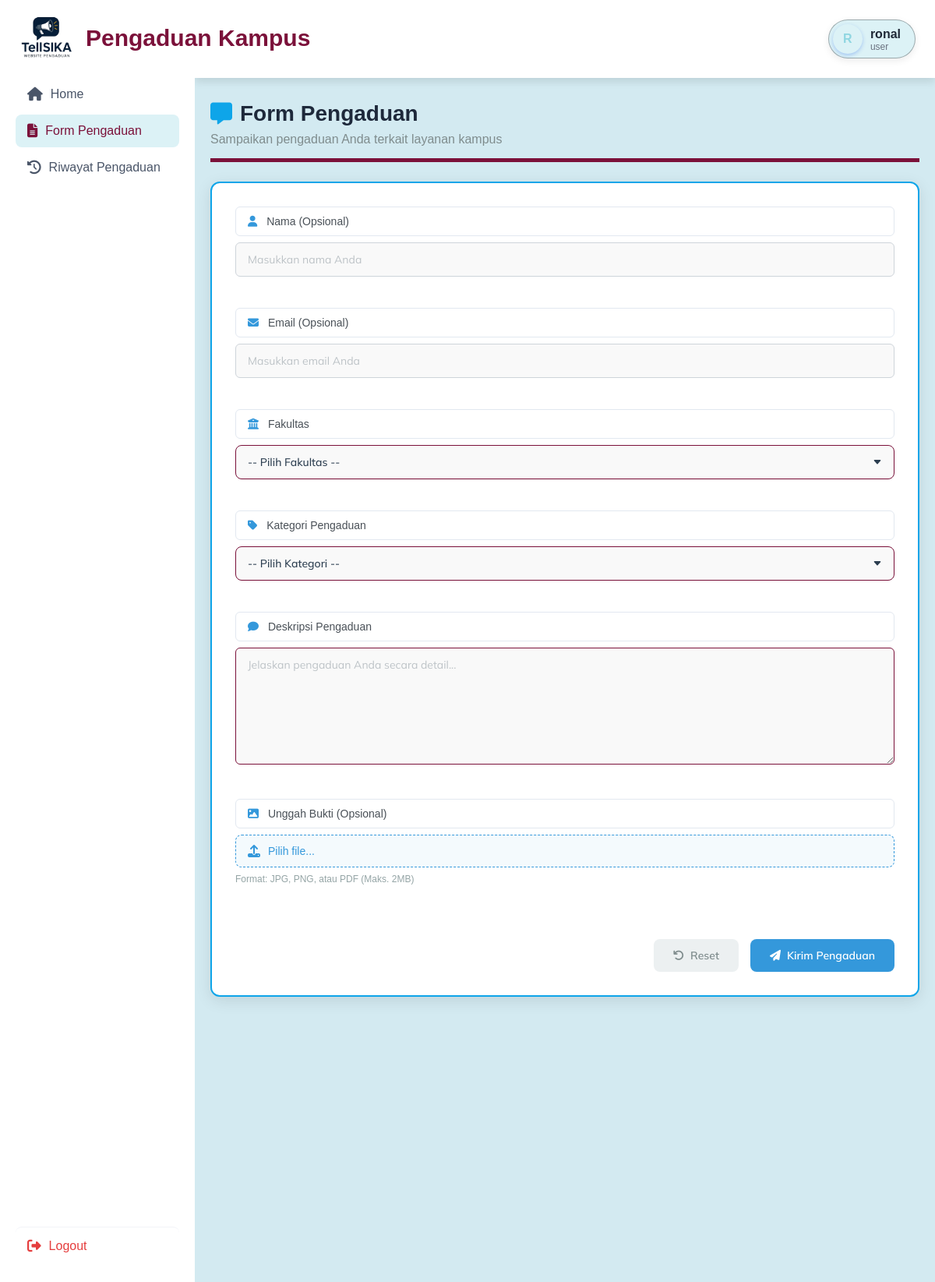
The app's page /user/form_pengaduan.php (signed in) with its own data.
### tables this page shows
CREATE TABLE `users` (
  `id` int(11) NOT NULL,
  `username` varchar(50) NOT NULL,
  `email` varchar(100) DEFAULT NULL,
  `password` varchar(255) NOT NULL,
  `role` enum('admin','user') DEFAULT 'user'
);

### user/form_pengaduan.php (the view, shortened to what this page needs)
<?php
include '../config/db.php';
$user_id = $_SESSION['user_id'];
$query = "SELECT * FROM users WHERE id = ?";
$stmt = $conn->prepare($query);
$stmt->bind_param("i", $user_id);
$stmt->execute();
$result = $stmt->get_result();
$user = $result->fetch_assoc();
?>
<!DOCTYPE html>
<html lang="id">
<head>
    <link rel="stylesheet" href="https://cdnjs.cloudflare.com/ajax/libs/font-awesome/6.4.0/css/all.min.css">
    <link rel="stylesheet" href="https://cdn.jsdelivr.net/npm/sweetalert2@11.7.12/dist/sweetalert2.min.css">
    <link rel="stylesheet" href="style.css">
</head>
<body>
    <div class="container">
        <div class="sidebar">
            <div class="logo">
                <a href="#">
                    <img src="../Gambar/logo-bg.png" alt="Logo Kampus" class="logo-img">
                </a>
                <span>Pengaduan Kampus</span>
            </div>
            <div class="sidebar-menu">
                <a href="index.php" class="menu-item <?php echo basename($_SERVER['PHP_SELF']) == 'index.php' ? 'active' : ''; ?>">
                    <i class="fas fa-home"></i>
                    <span>Home</span>
                </a>
                <a href="form_pengaduan.php" class="menu-item <?php echo basename($_SERVER['PHP_SELF']) == 'form_pengaduan.php' ? 'active' : ''; ?>">
                    <i class="fas fa-file-alt"></i>
                    <span>Form Pengaduan</span>
                </a>
                <a href="riwayat_pengaduan.php" class="menu-item <?php echo basename($_SERVER['PHP_SELF']) == 'riwayat_pengaduan.php' ? 'active' : ''; ?>">
                    <i class="fas fa-history"></i>
                    <span>Riwayat Pengaduan</span>
                </a>
                <a href="../auth/logout.php" class="menu-item logout" id="logout-link">
                    <i class="fas fa-sign-out-alt"></i>
                    <span>Logout</span>
                </a>
            </div>
        </div>
        <div class="main-content">
            <div class="header">
            <div class="user-profile">
                    <a href="profile.php" class="user">
                        <div class="user-avatar">
                            <?php echo strtoupper(substr($user['username'], 0, 1)); ?>
                        </div>
                        <div class="user-info">
                            <span class="username"><?php echo htmlspecialchars($user['username']); ?></span>
                            <span class="user-role"><?php echo htmlspecialchars($user['role']); ?></span>
                        </div>
                    </a>
                </div>
            </div>
        <div class="main-content2">
            <div class="page-header-form">
                <h1><i class="fas fa-comment-alt"></i> Form Pengaduan</h1>
                <p>Sampaikan pengaduan Anda terkait layanan kampus</p>
            </div>
            <div class="form-container">
                <form method="post" enctype="multipart/form-data" class="pengaduan-form">
                    <div class="form-group">
                        <label for="nama"><i class="fas fa-user"></i> Nama (Opsional)</label>
                        <input id="nama" name="nama" placeholder="Masukkan nama Anda">
                    </div>
                    <div class="form-group">
                        <label for="email"><i class="fas fa-envelope"></i> Email (Opsional)</label>
                        <input id="email" name="email" type="email" placeholder="Masukkan email Anda">
                    </div>
                    <div class="form-group">
                        <label for="fakultas"><i class="fas fa-university"></i> Fakultas</label>
                        <select id="fakultas" name="fakultas" required>
                            <option value="">-- Pilih Fakultas --</option>
                        </select>
                    </div>
                    <div class="form-group">
                        <label for="kategori"><i class="fas fa-tag"></i> Kategori Pengaduan</label>
                        <select id="kategori" name="kategori" required>
                            <option value="">-- Pilih Kategori --</option>
                        </select>
                    </div>
                    <div class="form-group">
                        <label for="deskripsi"><i class="fas fa-comment"></i> Deskripsi Pengaduan</label>
                        <textarea id="deskripsi" name="deskripsi" placeholder="Jelaskan pengaduan Anda secara detail..." required></textarea>
                    </div>
                    <div class="form-group file-upload">
                        <label for="foto"><i class="fas fa-image"></i> Unggah Bukti (Opsional)</label>
                        <div class="file-input-wrapper">
                            <div class="file-input-label">
                                <i class="fas fa-upload"></i>
                                <span class="file-name">Pilih file...</span>
                            </div>
                        </div>
                        <small>Format: JPG, PNG, atau PDF (Maks. 2MB)</small>
                    </div>
                    <div class="form-actions">
                        <button type="reset" class="btn-reset"><i class="fas fa-undo"></i> Reset</button>
                        <button type="submit" class="btn-submit"><i class="fas fa-paper-plane"></i> Kirim Pengaduan</button>
                    </div>
                </form>
            </div>
        </div>
        </div>
    </div>
</body>
</html>

### records on screen
users: username "R", username "ronal", role "user"
